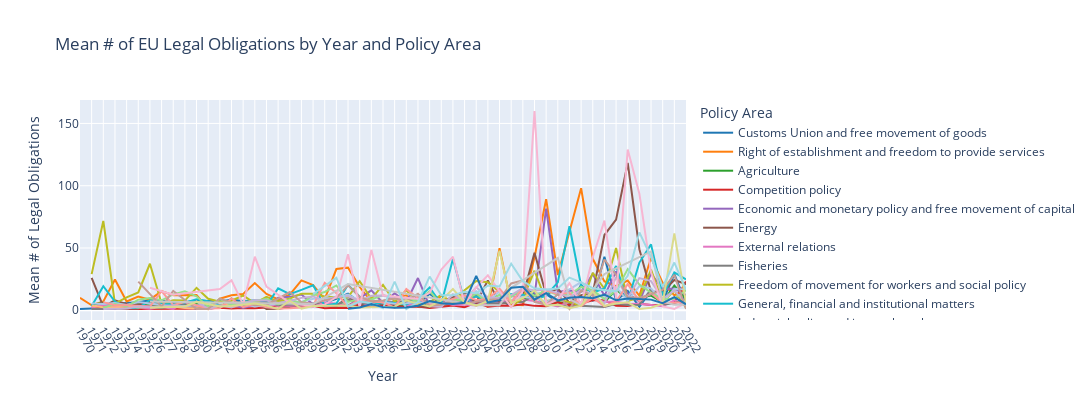

Source (notebook cell):
### Markdown cell above
plot this graph...

### Code cell
custom_palette = [
    '#1f77b4', '#ff7f0e', '#2ca02c', '#d62728', '#9467bd', 
    '#8c564b', '#e377c2', '#7f7f7f', '#bcbd22', '#17becf', 
    '#aec7e8', '#ffbb78', '#98df8a', '#ff9896', '#c5b0d5', 
    '#c49c94', '#f7b6d2', '#c7c7c7', '#dbdb8d', '#9edae5'
]

plot_line_graph(avg_reg_count_by_year_policy, xcol="year", ycol="avg_reg_count", w=1300, h=400, labels={
                     "year": "Year",
                     "avg_reg_count": "Mean # of Legal Obligations",
                     "dc_string": "Policy Area"
                 }, title="Mean # of EU Legal Obligations by Year and Policy Area", color="dc_string", filepath="generated-files/legal_obligations_by_year_and_policyarea.png", color_discrete_sequence=custom_palette)

### Figure 1 — Plotly figure (JSON) as saved in the notebook; plotly's stock layout.template omitted (floating-point values rounded to 4 significant figures)
{"data": [{"hovertemplate": "Policy Area=Customs Union and free movement of goods<br>Year=%{x}<br>Mean # of Legal Obligations=%{y}<extra></extra>", "legendgroup": "Customs Union and free movement of goods", "line": {"color": "#1f77b4", "dash": "solid"}, "marker": {"symbol": "circle"}, "mode": "lines", "name": "Customs Union and free movement of goods", "orientation": "v", "showlegend": true, "type": "scatter", "x": [1970, 1971, 1972, 1973, 1974, 1975, 1976, 1977, 1978, 1979, 1980, 1981, 1982, 1983, 1984, 1985, 1986, 1987, 1988, 1989, 1990, 1991, 1992, 1993, 1994, 1995, 1996, 1997, 1998, 1999, 2000, 2001, 2002, 2003, 2004, 2005, 2006, 2007, 2008, 2009, 2010, 2011, 2012, 2013, 2014, 2015, 2016, 2017, 2018, 2019, 2020, 2021, 2022], "xaxis": "x", "y": [1, 1.333, 4.667, 5.327, 6.24, 6.474, 8.027, 7.661, 6.337, 6.52, 7.838, 7.625, 7.067, 8.373, 7.5, 7.855, 7.335, 7.801, 8.107, 4.604, 5.044, 5.942, 9.246, 13.4, 6.442, 7.116, 7.458, 5.646, 7.345, 4.844, 13.15, 6.765, 6.083, 7.045, 5.294, 7.733, 8, 3.684, 17.25, 13.44, 12.89, 6.462, 3.077, 20.53, 7.312, 42.88, 7.9, 15.5, 2.778, 15.8, 6.75, 29.09, 5.667], "yaxis": "y"}, {"hovertemplate": "Policy Area=Right of establishment and freedom to provide services<br>Year=%{x}<br>Mean # of Legal Obligations=%{y}<extra></extra>", "legendgroup": "Right of establishment and freedom to provide services", "line": {"color": "#ff7f0e", "dash": "solid"}, "marker": {"symbol": "circle"}, "mode": "lines", "name": "Right of establishment and freedom to provide services", "orientation": "v", "showlegend": true, "type": "scatter", "x": [1970, 1971, 1972, 1973, 1974, 1975, 1976, 1977, 1978, 1980, 1981, 1982, 1983, 1984, 1985, 1986, 1987, 1988, 1989, 1990, 1991, 1992, 1993, 1994, 1995, 1996, 1997, 1998, 1999, 2000, 2001, 2002, 2003, 2004, 2005, 2006, 2007, 2008, 2009, 2010, 2011, 2012, 2013, 2014, 2015, 2016, 2017, 2018, 2019, 2020, 2021, 2022], "xaxis": "x", "y": [10, 4, 7, 24.67, 7, 11, 8.5, 15.4, 12, 12.29, 1, 9.25, 12, 13, 21.8, 13.14, 8.75, 12.5, 24, 20.12, 9, 33.09, 34.2, 18.67, 6.75, 7.333, 9.75, 12, 3, 2.5, 11.7, 6.333, 9.3, 11.17, 2.667, 49.75, 4.667, 4, 42.5, 89.17, 28.25, 62.53, 98, 41.31, 23.15, 19.33, 23.85, 11.64, 42.19, 22, 12.08, 16.69], "yaxis": "y"}, {"hovertemplate": "Policy Area=Agriculture<br>Year=%{x}<br>Mean # of Legal Obligations=%{y}<extra></extra>", "legendgroup": "Agriculture", "line": {"color": "#2ca02c", "dash": "solid"}, "marker": {"symbol": "circle"}, "mode": "lines", "name": "Agriculture", "orientation": "v", "showlegend": true, "type": "scatter", "x": [1971, 1972, 1973, 1974, 1975, 1976, 1977, 1978, 1979, 1980, 1981, 1982, 1983, 1984, 1985, 1986, 1987, 1988, 1989, 1990, 1991, 1992, 1993, 1994, 1995, 1996, 1997, 1998, 1999, 2000, 2001, 2002, 2003, 2004, 2005, 2006, 2007, 2008, 2009, 2010, 2011, 2012, 2013, 2014, 2015, 2016, 2017, 2018, 2019, 2020, 2021, 2022], "xaxis": "x", "y": [4.483, 6.091, 3.658, 3.599, 4.82, 3.725, 4.472, 5.049, 4.885, 5.047, 4.143, 4.315, 4.752, 4.602, 4.605, 3.5, 4.191, 3.547, 4.649, 4.166, 4.428, 4.868, 4.369, 3.423, 4.185, 4.074, 3.809, 3.986, 5.017, 4.484, 4.836, 4.608, 5.574, 6.259, 5.54, 5.655, 6.57, 9.213, 11.89, 4.154, 6.524, 5.232, 4.566, 9.452, 6.319, 16.69, 9.064, 9.961, 11.74, 6.468, 19.83, 9.211], "yaxis": "y"}, {"hovertemplate": "Policy Area=Competition policy<br>Year=%{x}<br>Mean # of Legal Obligations=%{y}<extra></extra>", "legendgroup": "Competition policy", "line": {"color": "#d62728", "dash": "solid"}, "marker": {"symbol": "circle"}, "mode": "lines", "name": "Competition policy", "orientation": "v", "showlegend": true, "type": "scatter", "x": [1971, 1972, 1973, 1974, 1975, 1976, 1977, 1978, 1979, 1980, 1981, 1982, 1983, 1984, 1985, 1986, 1987, 1988, 1989, 1990, 1991, 1992, 1993, 1994, 1995, 1996, 1997, 1998, 1999, 2000, 2001, 2002, 2003, 2004, 2005, 2006, 2007, 2008, 2009, 2010, 2011, 2012, 2013, 2014, 2015, 2016, 2017, 2018, 2019, 2020, 2021, 2022], "xaxis": "x", "y": [3, 2, 2.25, 1, 1, 1.2, 1.125, 1.154, 1.125, 1.625, 1.524, 1.941, 1.455, 1.844, 1.533, 2.192, 3.95, 2.765, 3.714, 3.52, 1.656, 2.067, 1.75, 4.576, 2.615, 3.617, 3.158, 2.812, 3.048, 1.863, 2.88, 3.776, 2.429, 6.227, 2.85, 3.84, 3.708, 4.902, 3.517, 3.261, 6.355, 4, 5.529, 8.071, 8.038, 3.647, 3.5, 5.143, 4.167, 4.375, 6.429, 23], "yaxis": "y"}, {"hovertemplate": "Policy Area=Economic and monetary policy and free movement of capital<br>Year=%{x}<br>Mean # of Legal Obligations=%{y}<extra></extra>", "legendgroup": "Economic and monetary policy and free movement of capital", "line": {"color": "#9467bd", "dash": "solid"}, "marker": {"symbol": "circle"}, "mode": "lines", "name": "Economic and monetary policy and free movement of capital", "orientation": "v", "showlegend": true, "type": "scatter", "x": [1971, 1973, 1974, 1976, 1977, 1978, 1979, 1980, 1981, 1982, 1983, 1984, 1985, 1986, 1987, 1988, 1989, 1990, 1991, 1993, 1995, 1996, 1997, 1998, 1999, 2000, 2001, 2002, 2003, 2004, 2005, 2006, 2007, 2008, 2009, 2010, 2011, 2012, 2013, 2014, 2015, 2016, 2017, 2018, 2019, 2020, 2021, 2022], "xaxis": "x", "y": [1, 1, 5, 3, 2.5, 3, 3.5, 1, 1, 2.333, 4.5, 1.75, 4, 2.5, 10, 10.75, 12.67, 4.6, 3.5, 3.6, 16, 5.8, 13.67, 6.526, 25.88, 3.2, 5.375, 5, 12.38, 3.833, 9.444, 6.143, 7.75, 11.82, 12, 81.62, 14.81, 15.79, 14.94, 29.06, 11.57, 31.27, 13.5, 7, 29.5, 16.91, 17.5, 12.1], "yaxis": "y"}, {"hovertemplate": "Policy Area=Energy<br>Year=%{x}<br>Mean # of Legal Obligations=%{y}<extra></extra>", "legendgroup": "Energy", "line": {"color": "#8c564b", "dash": "solid"}, "marker": {"symbol": "circle"}, "mode": "lines", "name": "Energy", "orientation": "v", "showlegend": true, "type": "scatter", "x": [1971, 1972, 1973, 1974, 1975, 1976, 1977, 1978, 1979, 1980, 1982, 1983, 1984, 1985, 1986, 1987, 1988, 1989, 1990, 1991, 1992, 1993, 1994, 1995, 1996, 1997, 1998, 1999, 2000, 2001, 2002, 2003, 2004, 2005, 2006, 2007, 2008, 2009, 2010, 2011, 2012, 2013, 2014, 2015, 2016, 2017, 2018, 2019, 2020, 2021, 2022], "xaxis": "x", "y": [26, 3, 8, 4.833, 4.625, 6.8, 5.2, 3.5, 6, 1, 2.143, 9.5, 2.75, 7, 1, 1.143, 2.364, 3.25, 3.778, 5.4, 3.091, 11, 4.529, 4.5, 5.333, 4.4, 6, 3.2, 2.667, 7, 10.14, 13.67, 6, 24, 5.6, 6, 11, 46.12, 12.55, 17.5, 6, 12.1, 13.77, 60.4, 72.71, 118.3, 49, 14.8, 15.14, 24.33, 20.93], "yaxis": "y"}, {"hovertemplate": "Policy Area=External relations<br>Year=%{x}<br>Mean # of Legal Obligations=%{y}<extra></extra>", "legendgroup": "External relations", "line": {"color": "#e377c2", "dash": "solid"}, "marker": {"symbol": "circle"}, "mode": "lines", "name": "External relations", "orientation": "v", "showlegend": true, "type": "scatter", "x": [1971, 1972, 1973, 1974, 1975, 1976, 1977, 1978, 1979, 1980, 1981, 1982, 1983, 1984, 1985, 1986, 1987, 1988, 1989, 1990, 1991, 1992, 1993, 1994, 1995, 1996, 1997, 1998, 1999, 2000, 2001, 2002, 2003, 2004, 2005, 2006, 2007, 2008, 2009, 2010, 2011, 2012, 2013, 2014, 2015, 2016, 2017, 2018, 2019, 2020, 2021, 2022], "xaxis": "x", "y": [2, 4.462, 2.739, 2.067, 2.095, 1.188, 2.75, 1.083, 6.338, 3.077, 2.613, 3.5, 3.531, 4.208, 3.594, 4.238, 3.786, 3.556, 3.967, 2.824, 6.2, 5.157, 3.407, 6.663, 3.6, 6.667, 6.915, 3.951, 4.962, 6.195, 6.838, 4.16, 4.625, 3.875, 5.377, 5.417, 11.52, 8.582, 7.34, 5.297, 3.089, 6.536, 6.186, 9.569, 6.585, 6.98, 4.952, 5.143, 4.238, 3.185, 7.951, 3.935], "yaxis": "y"}, {"hovertemplate": "Policy Area=Fisheries<br>Year=%{x}<br>Mean # of Legal Obligations=%{y}<extra></extra>", "legendgroup": "Fisheries", "line": {"color": "#7f7f7f", "dash": "solid"}, "marker": {"symbol": "circle"}, "mode": "lines", "name": "Fisheries", "orientation": "v", "showlegend": true, "type": "scatter", "x": [1971, 1973, 1974, 1975, 1976, 1977, 1978, 1979, 1980, 1981, 1982, 1983, 1984, 1985, 1986, 1987, 1988, 1989, 1990, 1991, 1992, 1993, 1994, 1995, 1996, 1997, 1998, 1999, 2000, 2001, 2002, 2003, 2004, 2005, 2006, 2007, 2008, 2009, 2010, 2011, 2012, 2013, 2014, 2015, 2016, 2017, 2018, 2019, 2020, 2021, 2022], "xaxis": "x", "y": [1, 1, 1.333, 1.75, 3.143, 1.609, 4.438, 4.143, 2, 1, 7.182, 4.808, 4.211, 5.212, 6.194, 4.146, 4.75, 4.85, 3.643, 4.055, 4.25, 8.688, 5.615, 5.737, 5.387, 6.729, 6.125, 10.48, 5.857, 8.512, 7.037, 12.93, 12.36, 5.446, 5.329, 6.804, 6.551, 12.3, 4.629, 4.019, 2.617, 3.54, 2.864, 2.543, 5.227, 4.135, 4.456, 16.8, 4.388, 5.689, 9.333], "yaxis": "y"}, {"hovertemplate": "Policy Area=Freedom of movement for workers and social policy<br>Year=%{x}<br>Mean # of Legal Obligations=%{y}<extra></extra>", "legendgroup": "Freedom of movement for workers and social policy", "line": {"color": "#bcbd22", "dash": "solid"}, "marker": {"symbol": "circle"}, "mode": "lines", "name": "Freedom of movement for workers and social policy", "orientation": "v", "showlegend": true, "type": "scatter", "x": [1971, 1972, 1973, 1974, 1975, 1976, 1977, 1978, 1979, 1980, 1981, 1982, 1983, 1984, 1985, 1986, 1987, 1988, 1989, 1990, 1991, 1992, 1993, 1994, 1995, 1996, 1997, 1998, 1999, 2000, 2001, 2002, 2003, 2004, 2005, 2006, 2007, 2008, 2009, 2010, 2011, 2012, 2013, 2014, 2015, 2016, 2017, 2018, 2019, 2020, 2021, 2022], "xaxis": "x", "y": [29, 71.67, 5.4, 10.29, 14.25, 37.33, 5.4, 8, 7.75, 18, 9.2, 6.75, 7.7, 11.83, 5.571, 10.83, 7.111, 9.375, 13.3, 13.18, 11.11, 10.17, 10.6, 23.33, 9.091, 20.29, 6.6, 16.11, 4.667, 6.5, 12.25, 5, 16.1, 23.5, 22.5, 14.75, 3.167, 9.625, 31.71, 7.333, 8.667, 6.5, 3.667, 30.1, 17.25, 50, 7.4, 10.14, 32.64, 6.308, 16, 2], "yaxis": "y"}, {"hovertemplate": "Policy Area=General, financial and institutional matters<br>Year=%{x}<br>Mean # of Legal Obligations=%{y}<extra></extra>", "legendgroup": "General, financial and institutional matters", "line": {"color": "#17becf", "dash": "solid"}, "marker": {"symbol": "circle"}, "mode": "lines", "name": "General, financial and institutional matters", "orientation": "v", "showlegend": true, "type": "scatter", "x": [1971, 1972, 1973, 1974, 1975, 1976, 1977, 1978, 1979, 1980, 1981, 1982, 1983, 1984, 1985, 1986, 1987, 1988, 1989, 1990, 1991, 1992, 1993, 1994, 1995, 1996, 1997, 1998, 1999, 2000, 2001, 2002, 2003, 2004, 2005, 2006, 2007, 2008, 2009, 2010, 2011, 2012, 2013, 2014, 2015, 2016, 2017, 2018, 2019, 2020, 2021, 2022], "xaxis": "x", "y": [3.5, 19.33, 7, 1.75, 1.6, 8.222, 5, 4.875, 6, 8.75, 7.167, 3.5, 4.857, 7.667, 4.833, 3.778, 17.56, 12.86, 16.33, 20, 3.571, 5.333, 20.42, 10.88, 4.235, 6.6, 5.867, 4.619, 9.286, 18.29, 5, 41.25, 7, 11.23, 7.158, 10.06, 12.96, 12.42, 8.556, 11.78, 22.42, 67.42, 19.62, 14.16, 17.58, 35.5, 7.056, 38.28, 52.91, 11.86, 30.35, 24.76], "yaxis": "y"}, {"hovertemplate": "Policy Area=Industrial policy and internal market<br>Year=%{x}<br>Mean # of Legal Obligations=%{y}<extra></extra>", "legendgroup": "Industrial policy and internal market", "line": {"color": "#aec7e8", "dash": "solid"}, "marker": {"symbol": "circle"}, "mode": "lines", "name": "Industrial policy and internal market", "orientation": "v", "showlegend": true, "type": "scatter", "x": [1971, 1972, 1973, 1974, 1975, 1976, 1977, 1978, 1979, 1980, 1981, 1982, 1983, 1984, 1985, 1986, 1987, 1988, 1989, 1990, 1991, 1992, 1993, 1994, 1995, 1996, 1997, 1998, 1999, 2000, 2001, 2002, 2003, 2004, 2005, 2006, 2007, 2008, 2009, 2010, 2011, 2012, 2013, 2014, 2015, 2016, 2017, 2018, 2019, 2020, 2021, 2022], "xaxis": "x", "y": [5.333, 5, 5.769, 4.296, 6.6, 5.571, 4.5, 3, 3.333, 3.762, 4.9, 3.348, 4.333, 5.217, 3.059, 4.205, 4.865, 6.558, 6.755, 9.161, 9.324, 10.3, 12.6, 7.529, 8.148, 6.132, 5.281, 5.579, 6.672, 6.068, 4.887, 7.194, 11.95, 15.37, 7, 15.11, 8.196, 10.84, 9.561, 6.881, 9.354, 16.81, 22.61, 13.92, 10.18, 18.71, 7.462, 19.35, 17.6, 6.535, 17.15, 16.71], "yaxis": "y"}, {"hovertemplate": "Policy Area=unknown topic<br>Year=%{x}<br>Mean # of Legal Obligations=%{y}<extra></extra>", "legendgroup": "unknown topic", "line": {"color": "#ffbb78", "dash": "solid"}, "marker": {"symbol": "circle"}, "mode": "lines", "name": "unknown topic", "orientation": "v", "showlegend": true, "type": "scatter", "x": [1971, 1972, 1973, 1974, 1975, 1976, 1977, 1978, 1979, 1980, 1981, 1983], "xaxis": "x", "y": [3.543, 2.471, 2.5, 2.95, 2.233, 2.619, 2.939, 2.718, 1.75, 1.6, 1, 6], "yaxis": "y"}, {"hovertemplate": "Policy Area=Environment, consumers and health protection<br>Year=%{x}<br>Mean # of Legal Obligations=%{y}<extra></extra>", "legendgroup": "Environment, consumers and health protection", "line": {"color": "#98df8a", "dash": "solid"}, "marker": {"symbol": "circle"}, "mode": "lines", "name": "Environment, consumers and health protection", "orientation": "v", "showlegend": true, "type": "scatter", "x": [1972, 1973, 1974, 1975, 1976, 1977, 1978, 1979, 1980, 1981, 1982, 1983, 1984, 1985, 1986, 1987, 1988, 1989, 1990, 1991, 1992, 1993, 1994, 1995, 1996, 1997, 1998, 1999, 2000, 2001, 2002, 2003, 2004, 2005, 2006, 2007, 2008, 2009, 2010, 2011, 2012, 2013, 2014, 2015, 2016, 2017, 2018, 2019, 2020, 2021, 2022], "xaxis": "x", "y": [2, 5, 3, 8.5, 9.75, 8, 12.67, 15.14, 11.17, 2.833, 9.125, 4, 6.562, 7.438, 9.263, 4.75, 8.529, 5.667, 12, 14.67, 19.89, 6.657, 9, 8.714, 12.27, 9.286, 10.09, 7.176, 15.3, 4.619, 8.92, 7.676, 13.51, 6, 12.52, 10.68, 17.78, 11.51, 15.89, 12.25, 12.55, 18.71, 16.08, 8.923, 15.77, 33.04, 20.64, 14.16, 8.9, 9.28, 16.04], "yaxis": "y"}, {"hovertemplate": "Policy Area=Taxation<br>Year=%{x}<br>Mean # of Legal Obligations=%{y}<extra></extra>", "legendgroup": "Taxation", "line": {"color": "#ff9896", "dash": "solid"}, "marker": {"symbol": "circle"}, "mode": "lines", "name": "Taxation", "orientation": "v", "showlegend": true, "type": "scatter", "x": [1972, 1973, 1974, 1976, 1977, 1978, 1979, 1981, 1982, 1983, 1984, 1985, 1986, 1987, 1988, 1989, 1990, 1991, 1992, 1993, 1994, 1995, 1996, 1997, 1998, 1999, 2000, 2001, 2002, 2003, 2004, 2005, 2006, 2007, 2008, 2009, 2010, 2011, 2012, 2013, 2014, 2015, 2016, 2017, 2018, 2019, 2020, 2021, 2022], "xaxis": "x", "y": [6.5, 4, 4, 3, 15.4, 4.2, 6.5, 1.5, 1.667, 9.4, 2.5, 5.167, 2.333, 1.5, 1.667, 2.111, 3.667, 22, 13.69, 2.786, 9, 7, 6.4, 2, 17.17, 9.778, 4.571, 4.75, 9.143, 12, 8, 9, 17.4, 6.333, 17.78, 7, 16, 12.88, 14, 3.333, 10, 3.077, 7, 21, 7.294, 13.67, 6.105, 5.944, 6.667], "yaxis": "y"}, {"hovertemplate": "Policy Area=Transport policy<br>Year=%{x}<br>Mean # of Legal Obligations=%{y}<extra></extra>", "legendgroup": "Transport policy", "line": {"color": "#c5b0d5", "dash": "solid"}, "marker": {"symbol": "circle"}, "mode": "lines", "name": "Transport policy", "orientation": "v", "showlegend": true, "type": "scatter", "x": [1972, 1974, 1975, 1976, 1977, 1978, 1979, 1980, 1981, 1982, 1983, 1984, 1985, 1986, 1987, 1988, 1989, 1990, 1991, 1992, 1993, 1994, 1995, 1996, 1997, 1998, 1999, 2000, 2001, 2002, 2003, 2004, 2005, 2006, 2007, 2008, 2009, 2010, 2011, 2012, 2013, 2014, 2015, 2016, 2017, 2018, 2019, 2020, 2021, 2022], "xaxis": "x", "y": [1, 1.333, 3, 2.4, 3, 4, 2.667, 7.143, 1, 4, 2.167, 5.6, 8, 7.857, 5.778, 7.5, 9.929, 11.1, 7.2, 11.08, 11.27, 7.583, 11.6, 11.76, 9.909, 9.105, 12.46, 3.2, 2.714, 12.79, 8.056, 18.41, 10.46, 9.607, 12.11, 17.86, 15.88, 16.75, 13.75, 10.37, 16.33, 12.36, 5.4, 26.61, 9.6, 25.84, 23.38, 9.275, 15.9, 5.733], "yaxis": "y"}, {"hovertemplate": "Policy Area=Science, information, education and culture<br>Year=%{x}<br>Mean # of Legal Obligations=%{y}<extra></extra>", "legendgroup": "Science, information, education and culture", "line": {"color": "#c49c94", "dash": "solid"}, "marker": {"symbol": "circle"}, "mode": "lines", "name": "Science, information, education and culture", "orientation": "v", "showlegend": true, "type": "scatter", "x": [1975, 1977, 1978, 1980, 1981, 1982, 1983, 1984, 1985, 1986, 1987, 1988, 1989, 1990, 1991, 1992, 1993, 1994, 1995, 1996, 1997, 1998, 1999, 2000, 2001, 2002, 2003, 2004, 2005, 2006, 2007, 2008, 2009, 2010, 2011, 2012, 2013, 2014, 2015, 2016, 2017, 2018, 2019, 2020, 2021, 2022], "xaxis": "x", "y": [23, 3, 15.5, 1, 1, 9.333, 6, 6.5, 4, 4.25, 9.333, 14.6, 6.5, 5.182, 7.944, 9.875, 20, 10.82, 7.25, 7.75, 9.5, 7.5, 13.22, 3.5, 4.625, 7.333, 5.125, 6.889, 8.333, 8.75, 21.5, 24, 6.667, 4.375, 12.88, 1, 15.75, 11.57, 40.75, 28.4, 10.4, 10, 12.75, 16.5, 28.45, 1], "yaxis": "y"}, {"hovertemplate": "Policy Area=Law relating to undertakings<br>Year=%{x}<br>Mean # of Legal Obligations=%{y}<extra></extra>", "legendgroup": "Law relating to undertakings", "line": {"color": "#f7b6d2", "dash": "solid"}, "marker": {"symbol": "circle"}, "mode": "lines", "name": "Law relating to undertakings", "orientation": "v", "showlegend": true, "type": "scatter", "x": [1976, 1978, 1982, 1983, 1984, 1985, 1986, 1988, 1989, 1990, 1991, 1992, 1993, 1994, 1995, 1996, 1998, 1999, 2000, 2001, 2002, 2003, 2004, 2005, 2007, 2008, 2009, 2010, 2011, 2012, 2013, 2014, 2015, 2016, 2017, 2018, 2019, 2020, 2021, 2022], "xaxis": "x", "y": [18, 12.5, 17, 24, 4.667, 43, 19, 6, 4.667, 3.167, 4.5, 10.67, 45, 2.2, 48.5, 12, 10, 9, 14, 32.75, 43, 4.833, 18.4, 28, 2.5, 15.5, 160, 4.5, 8.5, 21.75, 4.667, 42.5, 72, 9.4, 129, 93.5, 30.5, 3, 1, 6], "yaxis": "y"}, {"hovertemplate": "Policy Area=People's Europe<br>Year=%{x}<br>Mean # of Legal Obligations=%{y}<extra></extra>", "legendgroup": "People's Europe", "line": {"color": "#c7c7c7", "dash": "solid"}, "marker": {"symbol": "circle"}, "mode": "lines", "name": "People's Europe", "orientation": "v", "showlegend": true, "type": "scatter", "x": [1976, 1990, 1993, 2004, 2006, 2007, 2011, 2012, 2013, 2014, 2015, 2019, 2020, 2021, 2022], "xaxis": "x", "y": [7, 5, 21, 4, 4, 18, 42, 9, 4, 17, 29, 47.25, 7, 4.333, 4.667], "yaxis": "y"}, {"hovertemplate": "Policy Area=Regional policy and coordination of structural instruments<br>Year=%{x}<br>Mean # of Legal Obligations=%{y}<extra></extra>", "legendgroup": "Regional policy and coordination of structural instruments", "line": {"color": "#dbdb8d", "dash": "solid"}, "marker": {"symbol": "circle"}, "mode": "lines", "name": "Regional policy and coordination of structural instruments", "orientation": "v", "showlegend": true, "type": "scatter", "x": [1976, 1979, 1980, 1982, 1983, 1984, 1985, 1986, 1987, 1988, 1989, 1990, 1991, 1993, 1994, 1995, 1997, 1998, 1999, 2000, 2001, 2002, 2003, 2004, 2005, 2006, 2007, 2008, 2009, 2010, 2011, 2012, 2013, 2014, 2015, 2016, 2017, 2018, 2019, 2020, 2021, 2022], "xaxis": "x", "y": [2, 3, 6.8, 3, 3.333, 4.143, 5.444, 3.714, 1, 7.72, 1.2, 3.333, 3.5, 3.785, 2.271, 2.444, 2.9, 8, 5.1, 3, 7.8, 17, 6.25, 3.75, 7.5, 47.85, 5.75, 9.8, 15.71, 3.6, 4.333, 1.667, 3.667, 15.08, 3.5, 5.333, 6.333, 1, 2, 5.4, 61.67, 6], "yaxis": "y"}, {"hovertemplate": "Policy Area=Area of freedom, security and justice<br>Year=%{x}<br>Mean # of Legal Obligations=%{y}<extra></extra>", "legendgroup": "Area of freedom, security and justice", "line": {"color": "#9edae5", "dash": "solid"}, "marker": {"symbol": "circle"}, "mode": "lines", "name": "Area of freedom, security and justice", "orientation": "v", "showlegend": true, "type": "scatter", "x": [1990, 1992, 1993, 1994, 1995, 1996, 1997, 1998, 1999, 2000, 2001, 2002, 2003, 2004, 2005, 2006, 2007, 2008, 2009, 2010, 2011, 2012, 2013, 2014, 2015, 2016, 2017, 2018, 2019, 2020, 2021, 2022], "xaxis": "x", "y": [13, 26, 3, 7, 5.6, 1.667, 23, 1, 6.556, 27.06, 12.04, 12.09, 14.79, 13.74, 19.82, 19.12, 37.43, 23.34, 17.65, 16.62, 17.4, 26.22, 22.33, 17.75, 16.13, 15.18, 27.67, 62.52, 42.63, 18.78, 38.32, 16.52], "yaxis": "y"}, {"hovertemplate": "Policy Area=Common Foreign and Security Policy<br>Year=%{x}<br>Mean # of Legal Obligations=%{y}<extra></extra>", "legendgroup": "Common Foreign and Security Policy", "line": {"color": "#1f77b4", "dash": "solid"}, "marker": {"symbol": "circle"}, "mode": "lines", "name": "Common Foreign and Security Policy", "orientation": "v", "showlegend": true, "type": "scatter", "x": [1993, 1994, 1995, 1996, 1997, 1998, 1999, 2000, 2001, 2002, 2003, 2004, 2005, 2006, 2007, 2008, 2009, 2010, 2011, 2012, 2013, 2014, 2015, 2016, 2017, 2018, 2019, 2020, 2021, 2022], "xaxis": "x", "y": [1.2, 2.222, 5, 2.5, 2, 2.125, 3.609, 7.357, 5.542, 5, 6, 27.53, 6.143, 8.091, 18, 18.86, 8.533, 13.74, 7.904, 10.04, 10.6, 9.699, 12.6, 8, 9.492, 8.82, 8.529, 5.738, 10.45, 4.783], "yaxis": "y"}, {"hovertemplate": "Policy Area=Provisional data<br>Year=%{x}<br>Mean # of Legal Obligations=%{y}<extra></extra>", "legendgroup": "Provisional data", "line": {"color": "#ff7f0e", "dash": "solid"}, "marker": {"symbol": "circle"}, "mode": "lines", "name": "Provisional data", "orientation": "v", "showlegend": true, "type": "scatter", "x": [2008], "xaxis": "x", "y": [2], "yaxis": "y"}], "layout": {"dragmode": "zoom", "height": 400, "legend": {"title": {"text": "Policy Area"}, "tracegroupgap": 0}, "title": {"text": "Mean # of EU Legal Obligations by Year and Policy Area"}, "width": 1300, "xaxis": {"anchor": "y", "autorange": true, "domain": [0, 1], "range": [1970, 2022], "tickangle": 60, "tickmode": "linear", "title": {"text": "Year"}, "type": "linear"}, "yaxis": {"anchor": "x", "autorange": true, "domain": [0, 1], "range": [-7.833, 168.8], "title": {"text": "Mean # of Legal Obligations"}, "type": "linear"}}}
